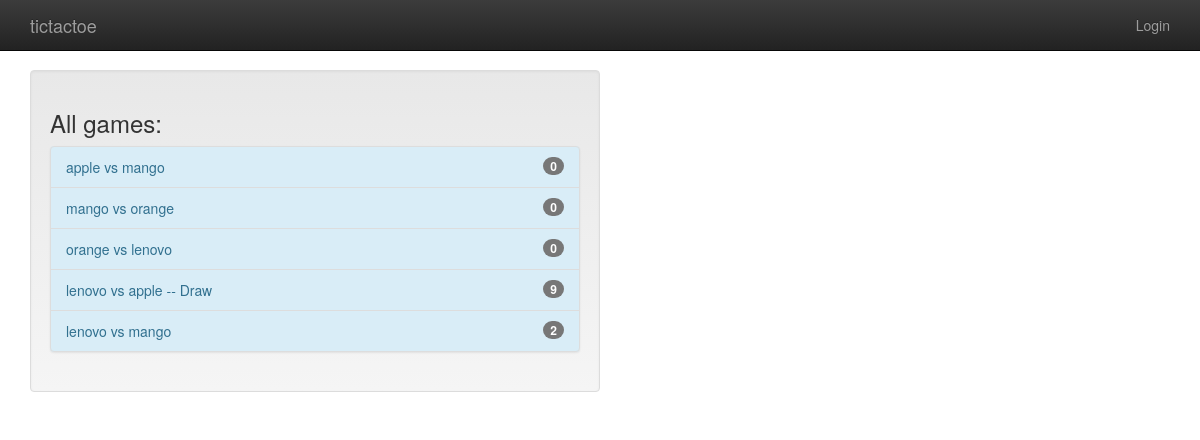
Screenshot of /games/all with the database file from the repository.
### gameplay/models.py (models this page shows, shortened)
class Game(models.Model):
    first_player = models.ForeignKey(User, related_name="games_first_player",on_delete=models.CASCADE)
    second_player = models.ForeignKey(User, related_name = "games_second_player",on_delete=models.CASCADE)
    start_time = models.DateTimeField(auto_now_add=True)
    last_active = models.DateTimeField(auto_now= True)
    status = models.CharField(max_length=1, default='F',
                                choices = GAME_STATUS_CHOICES)
    objects = GamesQuerySet.as_manager()
    def get_absolute_url(self): # gets url for game object
        return reverse('gameplay_detail', args=[self.id]) #reverse constructs url for mapping with this name
    def __str__(self):
        return "{0} vs {1}".format(self.first_player,
                                self.second_player)

### gameplay/views.py (the view)
# urls.py: re_path(r'all$', AllGamesList.as_view())
class AllGamesList(ListView):
    model = Game

### templates/gameplay/game_list.html
{% extends 'base.html' %}
{% block content %}
    <div class="well col-sm-6">
        <h3>All games:</h3>
        {% include "player/game_list_snippet.html" with games_list=object_list %}
    </div>
{% endblock content %}

### templates/player/game_list_snippet.html
{% if games_list %}
    <div class="list-group bg-info" >
        {% for game in games_list %}
            <a class="list-group-item list-group-item-info"
               href="{{ game.get_absolute_url }}">
                {{ game }}
                {% if game.status not in 'FS' %}
                    {% if game.status == "D" %}
                        -- Draw
                    {% elif game.status == "W" and user == game.first_player %}
                        -- You won!
                    {% elif game.status == "L" and user == game.second_player %}
                        -- You won!
                    {% else %}
                        -- You lost
                    {% endif %}
                {% endif %}
                <span class="badge">{{ game.move_set.count }}</span>
            </a>
        {% endfor %}
    </div>
{% else %}
    There is nothing here.
{% endif %}

### templates/base.html (style rules this page uses)
body { padding-top: 70px; padding-bottom: 20px; }

### rows the page displays
Game: first_player+second_player "apple vs mango", move_set.count "0"
Game: first_player+second_player "mango vs orange", move_set.count "0"
Game: first_player+second_player "orange vs lenovo", move_set.count "0"
Game: first_player+second_player "lenovo vs apple", status "-- Draw", move_set.count "9"
Game: first_player+second_player "lenovo vs mango", move_set.count "2"
